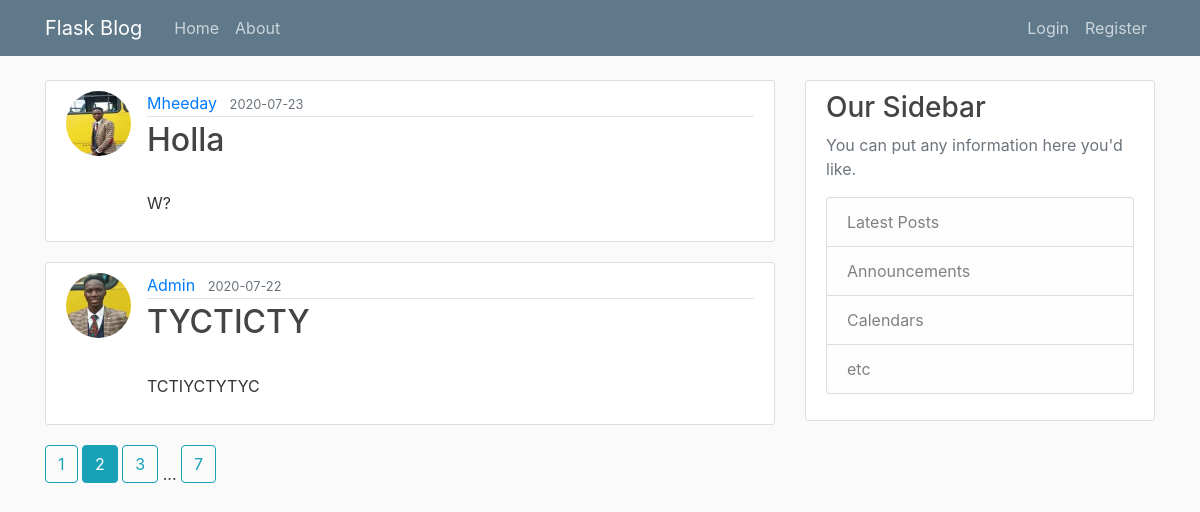
The page /home?page=2 on the database its author committed.
### flaskblog/models.py (models this page shows, shortened)
class Post(db.Model):
    id = db.Column(db.Integer, primary_key = True)
    title = db.Column(db.String(100), nullable=False)
    date_posted = db.Column(db.DateTime, nullable=False, default=datetime.utcnow)
    content = db.Column(db.Text, nullable = False)
    user_id = db.Column(db.Integer, db.ForeignKey('user.id'), nullable=False)

class User(db.Model, UserMixin):
    id = db.Column(db.Integer, primary_key = True)
    username = db.Column(db.String(20), unique = True, nullable = False)
    email = db.Column(db.String(120), unique = True, nullable = False)
    image_file = db.Column(db.String(20), nullable = False, default = 'default.jpg')
    password = db.Column(db.String(60),  nullable = False)
    posts = db.relationship('Post', backref='author', lazy = True)

### flaskblog/main/routes.py (the view)
@main.route("/")
@main.route("/home")
def home():
    page = request.args.get('page', 1, type=int)
    posts = Post.query.order_by(Post.date_posted.desc()).paginate(page=page, per_page=2)
    return render_template('home.html', posts=posts)

### flaskblog/templates/home.html
{% extends 'layout.html' %}
{% block content %}
    {% for post in posts.items %}
        <article class="media content-section">
            <img class="rounded-circle article-img" src="{{ url_for('static', filename='profile_pics/' + post.author.image_file ) }}">
            <div class="media-body">
                <div class="article-metadata">
                    <a class="mr-2" href="{{url_for('users.user_posts', username=post.author.username)}}">
                        {{ post.author.username }}
                    </a>
                    <small class="text-muted">
                        {{ post.date_posted.strftime('%Y-%m-%d')}}
                    </small>
                </div>
                <h2>
                    <a class="article-title" href="{{ url_for('posts.post', post_id=post.id) }}">
                        {{ post.title }}
                    </a>
                </h2>
                <p class="article-content">
                    {{ post.content }}
                </p>
            </div>
        </article>
    {%endfor%}
    {% for page_num in posts.iter_pages(left_edge=1, right_edge=1, left_current=1, right_current=2) %}
        {% if page_num %}
            {% if posts.page == page_num %}
                <a class="btn btn-info mb-4 "href="{{url_for('main.home', page=page_num)}}">
                    {{ page_num }}</a>
            {% else %}
            <a class="btn btn-outline-info mb-4 "href="{{url_for('main.home', page=page_num)}}">
                {{ page_num }}</a>
            {% endif %}
            {% else %}
                ...
        {% endif %}
    {% endfor %}
{% endblock content %}

### flaskblog/templates/layout.html (shortened to what this page needs)
<!DOCTYPE html>
<html>
    <head>
        <link rel="stylesheet" href="https://stackpath.bootstrapcdn.com/bootstrap/4.5.0/css/bootstrap.min.css">
       <link rel="stylesheet" href="{{url_for('static', filename = 'css/bootstrap.min.css')}}">
        <link rel="stylesheet" href="{{url_for('static', filename = 'css/main.css')}}">
    </head>
    <body>
        <header class="site-header">
            <nav class="navbar navbar-expand-md navbar-dark bg-steel fixed-top">
              <div class="container">
                <a class="navbar-brand mr-4" href="/">Flask Blog</a>
                <div class="collapse navbar-collapse" id="navbarToggle">
                  <div class="navbar-nav mr-auto">
                    <a class="nav-item nav-link" href="{{url_for('main.home')}}">Home</a>
                    <a class="nav-item nav-link" href="{{url_for('main.about')}}">About</a>
                  </div>
                  <div class="navbar-nav">
                    {% if current_user.is_authenticated %}
                      <a class="nav-item nav-link" href="{{url_for('posts.new_post')}}">New Post</a>
                      <a class="nav-item nav-link" href="{{url_for('users.account')}}">Account</a>
                      <a class="nav-item nav-link" href="{{url_for('users.logout')}}">Logout</a>
                    {% else %}
                      <a class="nav-item nav-link" href="{{url_for('users.login')}}">Login</a>
                      <a class="nav-item nav-link" href="{{url_for('users.register')}}">Register</a>
                    {% endif %}
                  </div>
                </div>
              </div>
            </nav>
          </header>
          <main role="main" class="container">
            <div class="row">
                <div class="col-md-8">
                    {% block content %}
                    {% endblock %}
                </div>
              <div class="col-md-4">
                <div class="content-section">
                  <h3>Our Sidebar</h3>
                  <p class='text-muted'>You can put any information here you'd like.
                    <ul class="list-group">
                      <li class="list-group-item list-group-item-light">Latest Posts</li>
                      <li class="list-group-item list-group-item-light">Announcements</li>
                      <li class="list-group-item list-group-item-light">Calendars</li>
                      <li class="list-group-item list-group-item-light">etc</li>
                    </ul>
                  </p>
                </div>
              </div>
            </div>
          </main>
    </body>
</html>

### flaskblog/static/css/main.css (style rules this page uses)
body { background: #fafafa; color: #333333; margin-top: 5rem; }
h1, h2, h3, h4, h5, h6 { color: #444444; }
.bg-steel { background-color: #5f788a; }
.site-header .navbar-nav .nav-link { color: #cbd5db; }
.content-section { background: #ffffff; padding: 10px 20px; border: 1px solid #dddddd; border-radius: 3px; margin-bottom: 20px; }
.article-title { color: #444444; }
.article-content { white-space: pre-line; }
.article-img { height: 65px; width: 65px; margin-right: 16px; }
.article-metadata { padding-bottom: 1px; margin-bottom: 4px; border-bottom: 1px solid #e3e3e3 }

### rows shown on the page
Post: image_file (picture), author.username "Mheeday", date_posted "2020-07-23", title "Holla", content "W?"
Post: image_file (picture), author.username "Admin", date_posted "2020-07-22", title "TYCTICTY", content "TCTIYCTYTYC"

### other values the page prints
{{ page_num }} "1" "3" "7"
{{ page_num }} "2"
